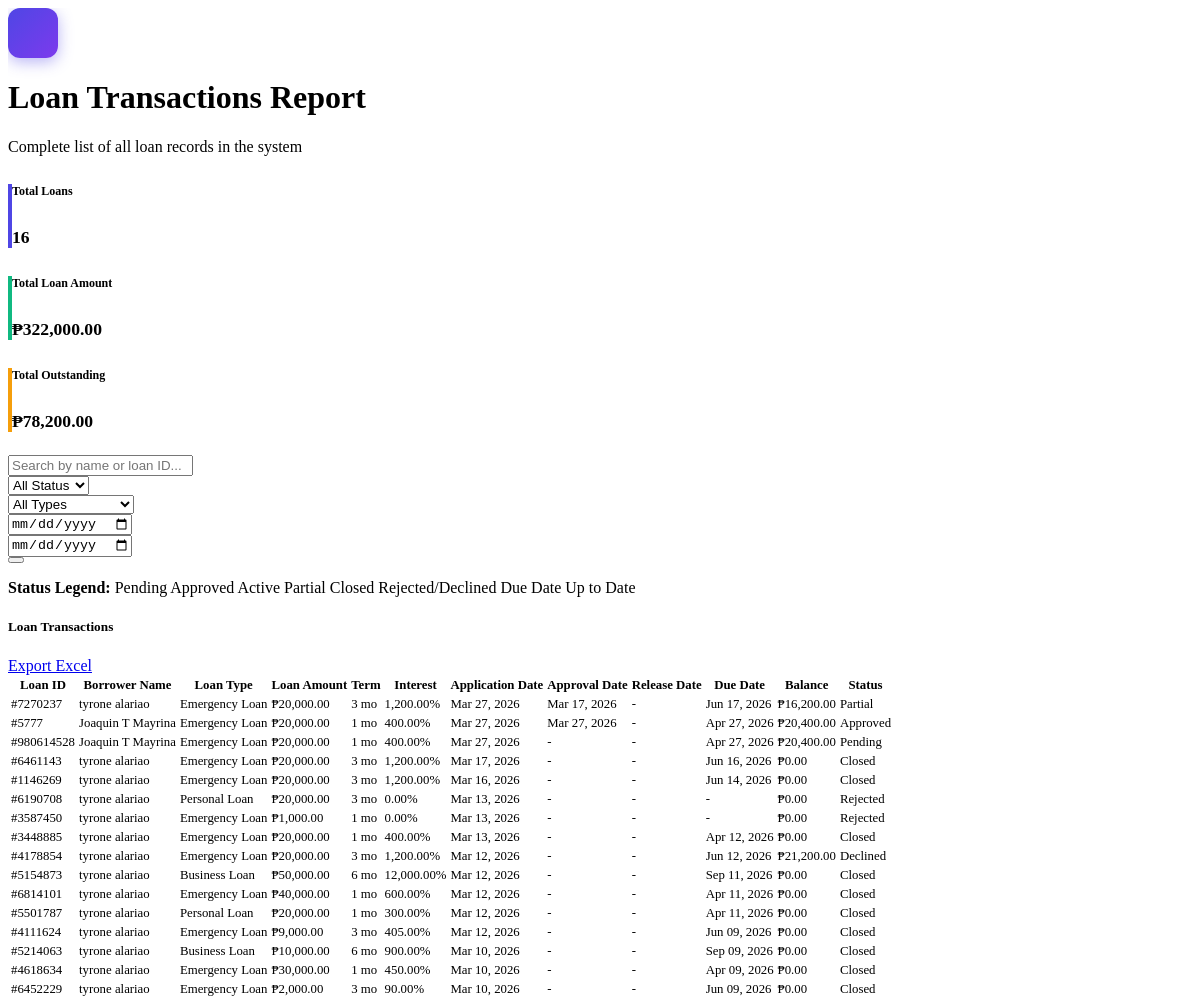
Screenshot of /loan_transactions.php (signed in) with the database file from the repository.
### tables this page shows
CREATE TABLE `accounts` (
  `account_number` int(10) NOT NULL,
  `customer` int(10) NOT NULL,
  `account_type` int(10) NOT NULL,
  `open_date` timestamp NOT NULL DEFAULT current_timestamp() ON UPDATE current_timestamp(),
  `account_status` int(10) NOT NULL,
  `user_confirmed` tinyint(1) DEFAULT 0,
  `user_id` int(10) DEFAULT NULL,
  `loan_amount` decimal(15,2) DEFAULT 0.00,
  `bank_name` varchar(100) DEFAULT NULL,
  `disbursement_account` varchar(50) DEFAULT NULL,
  `disbursement_account_name` varchar(100) DEFAULT NULL,
  `branch` varchar(100) DEFAULT NULL,
  `loan_balance` decimal(15,2) DEFAULT 0.00,
  `disbursement_method` varchar(50) DEFAULT NULL,
  `ewallet_type` varchar(50) DEFAULT NULL,
  `ewallet_number` varchar(50) DEFAULT NULL,
  `ewallet_account_name` varchar(100) DEFAULT NULL,
  `pickup_location` varchar(100) DEFAULT NULL,
  `interest` decimal(15,2) DEFAULT 0.00,
  `loan_term` int(11) DEFAULT 1,
  `due_date` date DEFAULT NULL,
  `overdue_interest` decimal(15,2) DEFAULT 0.00,
  `reject_notes` text DEFAULT NULL,
  `penalty` decimal(15,2) DEFAULT 0.00,
  `approval_date` date DEFAULT NULL,
  `release_date` date DEFAULT NULL
);

CREATE TABLE `customers` (
  `customer_number` int(10) NOT NULL,
  `customer_type` int(11) DEFAULT NULL,
  `first_name` varchar(50) NOT NULL,
  `middle_name` varchar(50) DEFAULT NULL,
  `surname` varchar(50) NOT NULL,
  `gender` char(1) NOT NULL,
  `date_of_birth` date NOT NULL,
  `nationality` varchar(50) NOT NULL,
  `registration_date` timestamp NOT NULL DEFAULT current_timestamp() ON UPDATE current_timestamp(),
  `user_id` int(10) DEFAULT NULL,
  `email` varchar(100) DEFAULT NULL,
  `phone` varchar(50) DEFAULT NULL,
  `password` varchar(255) DEFAULT NULL,
  `region` varchar(100) DEFAULT NULL,
  `city` varchar(100) DEFAULT NULL,
  `barangay` varchar(100) DEFAULT NULL,
  `zip_code` varchar(20) DEFAULT NULL,
  `full_address` varchar(255) DEFAULT NULL,
  `municipality` varchar(100) DEFAULT NULL,
  `is_active` tinyint(1) DEFAULT 1,
  `deactivated_date` date DEFAULT NULL,
  `last_login` datetime DEFAULT NULL,
  `emergency_contact_name` varchar(100) DEFAULT NULL,
  `emergency_contact_number` varchar(20) DEFAULT NULL,
  `emergency_contact_relationship` varchar(50) DEFAULT NULL,
  `status` tinyint(1) DEFAULT 1,
  `gov_id_number` varchar(50) DEFAULT '',
  `qr_code` varchar(64) DEFAULT NULL,
  `qr_code_enabled` tinyint(1) DEFAULT 0,
  `gov_id_type` varchar(50) DEFAULT NULL
);

CREATE TABLE `account_type` (
  `account_type_number` int(10) NOT NULL,
  `account_type_name` varchar(50) NOT NULL,
  `registration_date` timestamp NOT NULL DEFAULT current_timestamp() ON UPDATE current_timestamp()
);

CREATE TABLE `account_status` (
  `account_status_number` int(10) NOT NULL,
  `account_status_name` varchar(50) NOT NULL,
  `registration_date` timestamp NOT NULL DEFAULT current_timestamp() ON UPDATE current_timestamp()
);

### loan_transactions.php (the view, shortened to what this page needs)
<?php
$search = isset($_GET['search']) ? $_GET['search'] : '';
$date_from = isset($_GET['date_from']) ? $_GET['date_from'] : '';
$date_to = isset($_GET['date_to']) ? $_GET['date_to'] : '';
$where = "a.account_number IS NOT NULL";
$loans = mysqli_query($conn, "
    SELECT
        a.*,
        c.first_name,
        c.middle_name,
        c.surname,
        act.account_type_name,
        acs.account_status_name,
        (SELECT SUM(payment_amount) FROM payments WHERE account_number = a.account_number) as total_paid
    FROM accounts a
    INNER JOIN customers c ON a.customer = c.customer_number
    LEFT JOIN account_type act ON a.account_type = act.account_type_number
    LEFT JOIN account_status acs ON a.account_status = acs.account_status_number
    WHERE $where
    ORDER BY a.open_date DESC
");
$total_loans = mysqli_num_rows($loans);
$total_amount = 0;
$total_outstanding = 0;
mysqli_data_seek($loans, 0);
while ($row = mysqli_fetch_assoc($loans)) {
    $total_amount += floatval($row['loan_amount'] ?? 0);
    $total_outstanding += floatval($row['loan_balance'] ?? 0);
}
mysqli_data_seek($loans, 0);
?>
<body>
  <div class="container-fluid" style="overflow-x: hidden;">
    <div class="row">
      <main class="col-md-9 ms-sm-auto col-lg-10 px-md-4" style="overflow-x: hidden;">
        <div class="page-title-section mt-3">
          <div class="d-flex align-items-center">
            <div class="report-icon me-3" style="width: 50px; height: 50px; background: linear-gradient(135deg, #4f46e5 0%, #7c3aed 100%); border-radius: 12px; display: flex; align-items: center; justify-content: center;">
            </div>
            <div>
              <h1 class="mb-1">Loan Transactions Report</h1>
              <p class="text-muted mb-0">Complete list of all loan records in the system</p>
            </div>
          </div>
        </div>
        <div class="row g-3 mb-4">
            <div class="col-md-4">
                <div class="card summary-card" style="border-left: 4px solid #4f46e5;">
                    <div class="card-body p-3">
                        <h6 class="text-muted mb-1" style="font-size: 0.75rem;">Total Loans</h6>
                        <h4 class="mb-0" style="font-size: 1.1rem;"><?php echo $total_loans; ?></h4>
                    </div>
                </div>
            </div>
            <div class="col-md-4">
                <div class="card summary-card" style="border-left: 4px solid #10b981;">
                    <div class="card-body p-3">
                        <h6 class="text-muted mb-1" style="font-size: 0.75rem;">Total Loan Amount</h6>
                        <h4 class="mb-0" style="font-size: 1.1rem;">₱<?php echo number_format($total_amount, 2); ?></h4>
                    </div>
                </div>
            </div>
            <div class="col-md-4">
                <div class="card summary-card" style="border-left: 4px solid #f59e0b;">
                    <div class="card-body p-3">
                        <h6 class="text-muted mb-1" style="font-size: 0.75rem;">Total Outstanding</h6>
                        <h4 class="mb-0" style="font-size: 1.1rem;">₱<?php echo number_format($total_outstanding, 2); ?></h4>
                    </div>
                </div>
            </div>
        </div>
        <div class="card mb-4">
            <div class="card-body">
                <form method="GET" class="row g-3">
                    <div class="col-md-3">
                        <input type="text" name="search" class="form-control" placeholder="Search by name or loan ID..." value="<?php echo htmlspecialchars($search); ?>">
                    </div>
                    <div class="col-md-2">
                        <select name="status" class="form-select">
                            <option value="">All Status</option>
                        </select>
                    </div>
                    <div class="col-md-2">
                        <select name="type" class="form-select">
                            <option value="">All Types</option>
                        </select>
                    </div>
                    <div class="col-md-2">
                        <input type="date" name="date_from" class="form-control" placeholder="From Date" value="<?php echo htmlspecialchars($date_from); ?>">
                    </div>
                    <div class="col-md-2">
                        <input type="date" name="date_to" class="form-control" placeholder="To Date" value="<?php echo htmlspecialchars($date_to); ?>">
                    </div>
                    <div class="col-md-1">
                        <button type="submit" class="btn btn-primary w-100"><i class="fas fa-filter"></i></button>
                    </div>
                </form>
            </div>
        </div>
        <div class="card mb-4">
            <div class="card-body py-2">
                <span class="me-3"><strong>Status Legend:</strong></span>
                <span class="badge bg-warning text-dark me-1">Pending</span>
                <span class="badge bg-secondary me-1">Approved</span>
                <span class="badge bg-success me-1">Active</span>
                <span class="badge bg-info me-1">Partial</span>
                <span class="badge bg-primary me-1">Closed</span>
                <span class="badge bg-danger me-1">Rejected/Declined</span>
                <span class="badge bg-warning text-dark me-1">Due Date</span>
                <span class="badge bg-success me-1">Up to Date</span>
            </div>
        </div>
        <div class="card">
            <div class="card-header bg-white py-3">
                <div class="d-flex justify-content-between align-items-center">
                    <h5 class="mb-0"><i class="fas fa-list-alt me-2"></i>Loan Transactions</h5>
                    <a href="excel_loans.php" class="btn btn-success btn-sm"><i class="fas fa-file-excel me-1"></i> Export Excel</a>
                </div>
            </div>
            <div class="card-body p-0">
                <div class="table-responsive">
                    <table class="table table-hover mb-0" style="font-size: 0.8rem;">
                        <thead class="table-light">
                            <tr>
                                <th class="px-2 py-2">Loan ID</th>
                                <th class="px-2 py-2">Borrower Name</th>
                                <th class="px-2 py-2">Loan Type</th>
                                <th class="px-2 py-2 text-end">Loan Amount</th>
                                <th class="px-2 py-2 text-center">Term</th>
                                <th class="px-2 py-2 text-end">Interest</th>
                                <th class="px-2 py-2">Application Date</th>
                                <th class="px-2 py-2">Approval Date</th>
                                <th class="px-2 py-2">Release Date</th>
                                <th class="px-2 py-2">Due Date</th>
                                <th class="px-2 py-2 text-end">Balance</th>
                                <th class="px-2 py-2 text-center">Status</th>
                            </tr>
                        </thead>
                        <tbody>
                            <?php if(mysqli_num_rows($loans) > 0): ?>
                                <?php while($loan = mysqli_fetch_assoc($loans)): ?>
                                <tr>
                                    <td class="px-2 py-2">#<?php echo $loan['account_number']; ?></td>
                                    <td class="px-2 py-2">
                                        <?php
                                        $name = trim(($loan['first_name'] ?? '') . ' ' . ($loan['middle_name'] ? $loan['middle_name'] . ' ' : '') . ($loan['surname'] ?? ''));
                                        echo htmlspecialchars($name);
                                        ?>
                                    </td>
                                    <td class="px-2 py-2"><?php echo htmlspecialchars($loan['account_type_name'] ?? 'N/A'); ?></td>
                                    <td class="px-2 py-2 text-end">₱<?php echo number_format($loan['loan_amount'], 2); ?></td>
                                    <td class="px-2 py-2 text-center"><?php echo $loan['loan_term']; ?> mo</td>
                                    <td class="px-2 py-2 text-end"><?php echo number_format($loan['interest'], 2); ?>%</td>
                                    <td class="px-2 py-2"><?php echo $loan['open_date'] ? date('M d, Y', strtotime($loan['open_date'])) : '-'; ?></td>
                                    <td class="px-2 py-2"><?php echo $loan['approval_date'] ? date('M d, Y', strtotime($loan['approval_date'])) : '-'; ?></td>
                                    <td class="px-2 py-2"><?php echo $loan['release_date'] ? date('M d, Y', strtotime($loan['release_date'])) : '-'; ?></td>
                                    <td class="px-2 py-2"><?php echo $loan['due_date'] ? date('M d, Y', strtotime($loan['due_date'])) : '-'; ?></td>
                                    <td class="px-2 py-2 text-end">₱<?php echo number_format($loan['loan_balance'], 2); ?></td>
                                    <td class="px-2 py-2 text-center">
                                        <?php
                                        $status = $loan['account_status_name'];
                                        $badge_class = '';
                                        if($status == 'Pending') $badge_class = 'bg-warning text-dark';
                                        elseif($status == 'Approved') $badge_class = 'bg-secondary';
                                        elseif($status == 'Active') $badge_class = 'bg-success';
                                        elseif($status == 'Closed' || $status == 'Fully Paid') $badge_class = 'bg-primary';
                                        elseif($status == 'Declined') $badge_class = 'bg-secondary';
                                        elseif($status == 'Rejected') $badge_class = 'bg-danger';
                                        elseif($status == 'Partial') $badge_class = 'bg-info';
                                        elseif($status == 'Due Date') $badge_class = 'bg-warning text-dark';
                                        elseif($status == 'Up to Date') $badge_class = 'bg-success';
                                        else $badge_class = 'bg-secondary';
                                        ?>
                                        <span class="badge <?php echo $badge_class; ?>"><?php echo $status ?? 'N/A'; ?></span>
                                    </td>
                                </tr>
                                <?php endwhile; ?>
                            <?php else: ?>
                                <tr>
                                    <td colspan="12" class="text-center py-4 text-muted">No loan records found.</td>
                                </tr>
                            <?php endif; ?>
                        </tbody>
                    </table>
                </div>
            </div>
        </div>
      </main>
    </div>
  </div>
</body>
</html>

### loan_transactions.php (style rules this page uses)
.summary-card { transition: transform 0.3s ease, box-shadow 0.3s ease; opacity: 0; animation: fadeInUp 0.5s ease-out forwards; }
.card { opacity: 0; animation: fadeInUp 0.5s ease-out forwards; }
.table tbody tr { transition: all 0.2s ease; opacity: 0; animation: fadeIn 0.3s ease-out forwards; }
.btn { transition: all 0.2s ease; }
.badge { transition: all 0.2s ease; }
.report-icon { flex-shrink: 0; box-shadow: 0 4px 15px rgba(79, 70, 229, 0.4); animation: slideInLeft 0.5s ease-out forwards; }
.page-title-section h1 { animation: slideInUp 0.5s ease-out 0.1s forwards; opacity: 0; }

### rows the page displays
accounts: account_number "7270237", customer.surname "tyrone alariao", account_type.account_type_name "Emergency Loan", loan_amount "20,000.00", loan_term "3", interest "1,200.00", open_date "Mar 27, 2026", approval_date "Mar 17, 2026", due_date "Jun 17, 2026", loan_balance "16,200.00", account_status.account_status_name "Partial"
accounts: account_number "5777", customer.surname "Joaquin T Mayrina", account_type.account_type_name "Emergency Loan", loan_amount "20,000.00", loan_term "1", interest "400.00", open_date "Mar 27, 2026", approval_date "Mar 27, 2026", due_date "Apr 27, 2026", loan_balance "20,400.00", account_status.account_status_name "Approved"
accounts: account_number "980614528", customer.surname "Joaquin T Mayrina", account_type.account_type_name "Emergency Loan", loan_amount "20,000.00", loan_term "1", interest "400.00", open_date "Mar 27, 2026", due_date "Apr 27, 2026", loan_balance "20,400.00", account_status.account_status_name "Pending"
accounts: account_number "6461143", customer.surname "tyrone alariao", account_type.account_type_name "Emergency Loan", loan_amount "20,000.00", loan_term "3", interest "1,200.00", open_date "Mar 17, 2026", due_date "Jun 16, 2026", loan_balance "0.00", account_status.account_status_name "Closed"
accounts: account_number "1146269", customer.surname "tyrone alariao", account_type.account_type_name "Emergency Loan", loan_amount "20,000.00", loan_term "3", interest "1,200.00", open_date "Mar 16, 2026", due_date "Jun 14, 2026", loan_balance "0.00", account_status.account_status_name "Closed"
accounts: account_number "6190708", customer.surname "tyrone alariao", account_type.account_type_name "Personal Loan", loan_amount "20,000.00", loan_term "3", interest "0.00", open_date "Mar 13, 2026", loan_balance "0.00", account_status.account_status_name "Rejected"
accounts: account_number "3587450", customer.surname "tyrone alariao", account_type.account_type_name "Emergency Loan", loan_amount "1,000.00", loan_term "1", interest "0.00", open_date "Mar 13, 2026", loan_balance "0.00", account_status.account_status_name "Rejected"
accounts: account_number "3448885", customer.surname "tyrone alariao", account_type.account_type_name "Emergency Loan", loan_amount "20,000.00", loan_term "1", interest "400.00", open_date "Mar 13, 2026", due_date "Apr 12, 2026", loan_balance "0.00", account_status.account_status_name "Closed"
accounts: account_number "4178854", customer.surname "tyrone alariao", account_type.account_type_name "Emergency Loan", loan_amount "20,000.00", loan_term "3", interest "1,200.00", open_date "Mar 12, 2026", due_date "Jun 12, 2026", loan_balance "21,200.00", account_status.account_status_name "Declined"
accounts: account_number "5154873", customer.surname "tyrone alariao", account_type.account_type_name "Business Loan", loan_amount "50,000.00", loan_term "6", interest "12,000.00", open_date "Mar 12, 2026", due_date "Sep 11, 2026", loan_balance "0.00", account_status.account_status_name "Closed"
accounts: account_number "6814101", customer.surname "tyrone alariao", account_type.account_type_name "Emergency Loan", loan_amount "40,000.00", loan_term "1", interest "600.00", open_date "Mar 12, 2026", due_date "Apr 11, 2026", loan_balance "0.00", account_status.account_status_name "Closed"
accounts: account_number "5501787", customer.surname "tyrone alariao", account_type.account_type_name "Personal Loan", loan_amount "20,000.00", loan_term "1", interest "300.00", open_date "Mar 12, 2026", due_date "Apr 11, 2026", loan_balance "0.00", account_status.account_status_name "Closed"
accounts: account_number "4111624", customer.surname "tyrone alariao", account_type.account_type_name "Emergency Loan", loan_amount "9,000.00", loan_term "3", interest "405.00", open_date "Mar 12, 2026", due_date "Jun 09, 2026", loan_balance "0.00", account_status.account_status_name "Closed"
accounts: account_number "5214063", customer.surname "tyrone alariao", account_type.account_type_name "Business Loan", loan_amount "10,000.00", loan_term "6", interest "900.00", open_date "Mar 10, 2026", due_date "Sep 09, 2026", loan_balance "0.00", account_status.account_status_name "Closed"
accounts: account_number "4618634", customer.surname "tyrone alariao", account_type.account_type_name "Emergency Loan", loan_amount "30,000.00", loan_term "1", interest "450.00", open_date "Mar 10, 2026", due_date "Apr 09, 2026", loan_balance "0.00", account_status.account_status_name "Closed"
accounts: account_number "6452229", customer.surname "tyrone alariao", account_type.account_type_name "Emergency Loan", loan_amount "2,000.00", loan_term "3", interest "90.00", open_date "Mar 10, 2026", due_date "Jun 09, 2026", loan_balance "0.00", account_status.account_status_name "Closed"

### other values shown
$total_loans "16"
$total_amount "322,000.00"
$total_outstanding "78,200.00"
